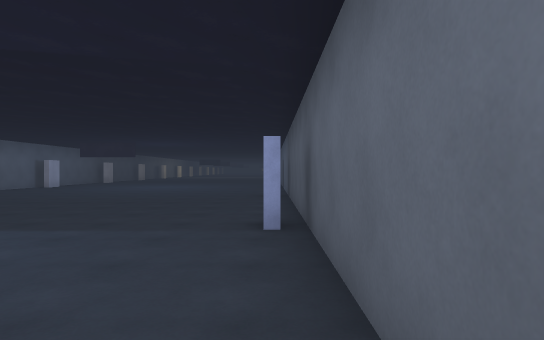
[1] (above)

16 first-person views from a walk through a scene from a Unity 3-D project. The camera is 1.4 m above the floor, looks level and sees 75° across. The floor is counted in squares, 2 m on a side. Each view is taken from the middle of a square. On the plan, view 1 faces up. The plan holds only what a view shows up to about 11 squares ahead; the rest is blank. The place goes on beyond the plan. The player character is not drawn. Some animated figures are not drawn.

[2]
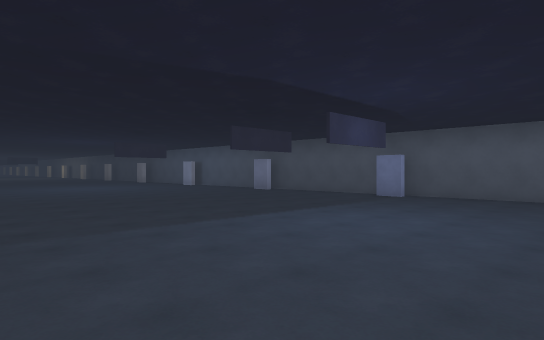

[3]
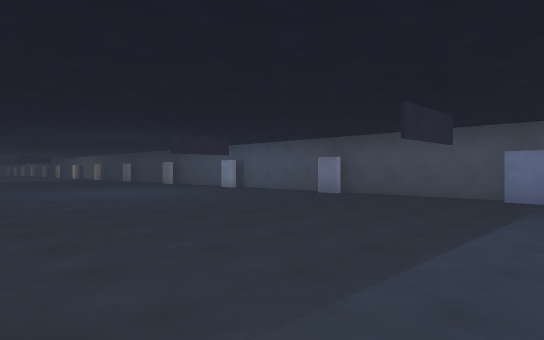

[4]
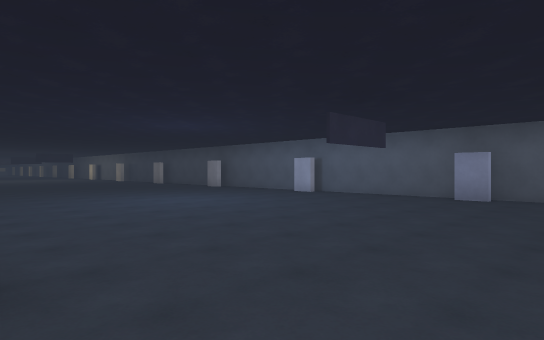

[5]
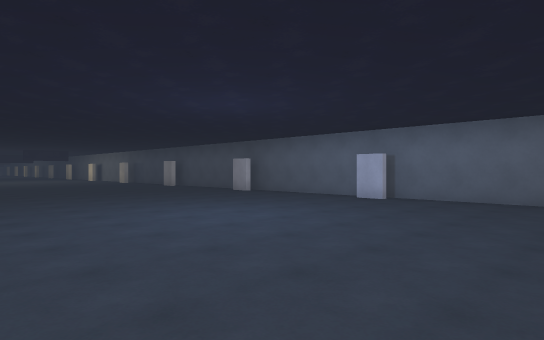

[6]
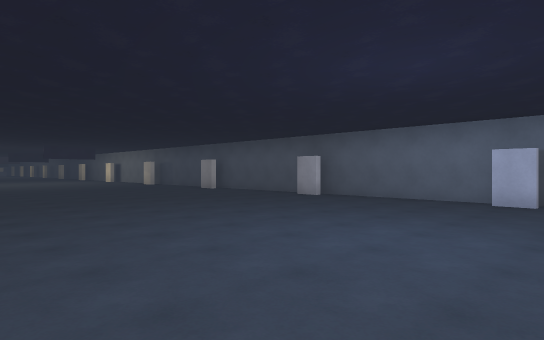

[7]
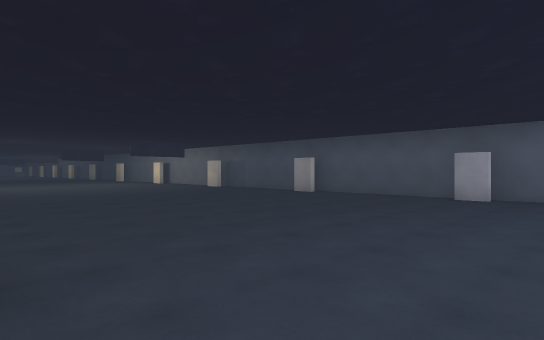

[8]
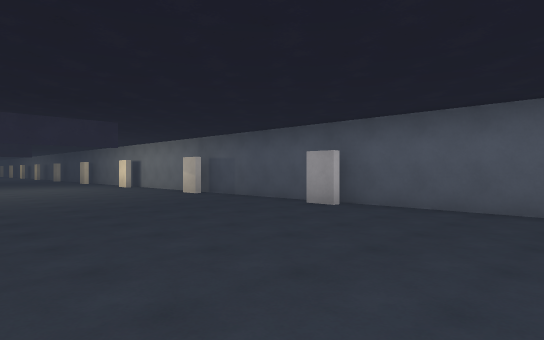

[9]
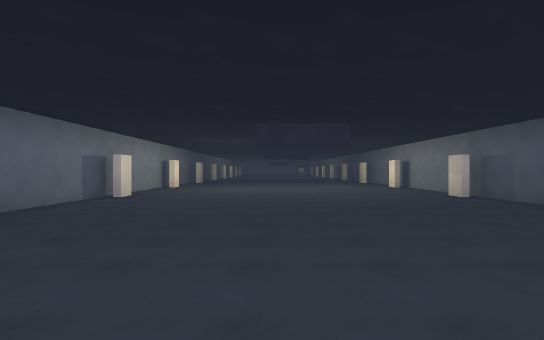

[10]
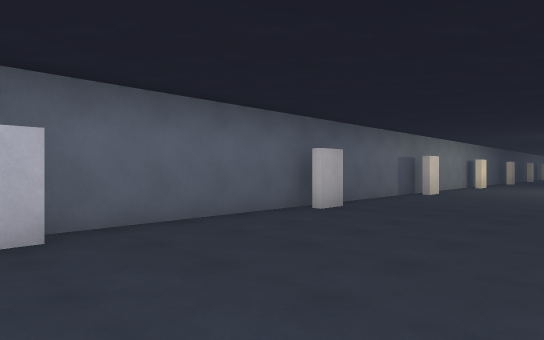

[11]
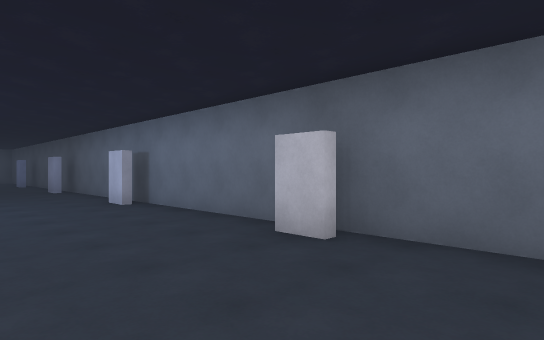

[12]
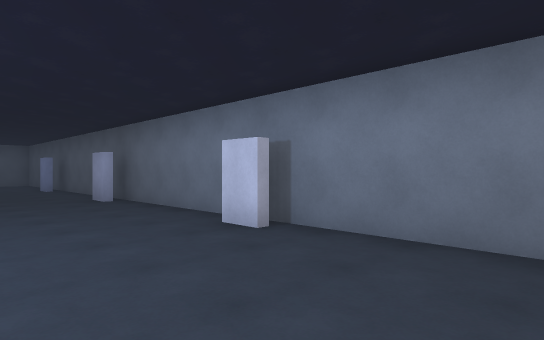

[13]
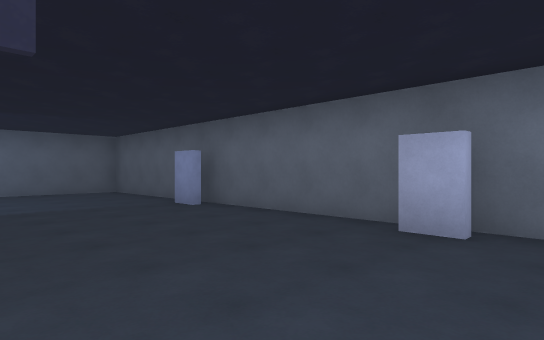

[14]
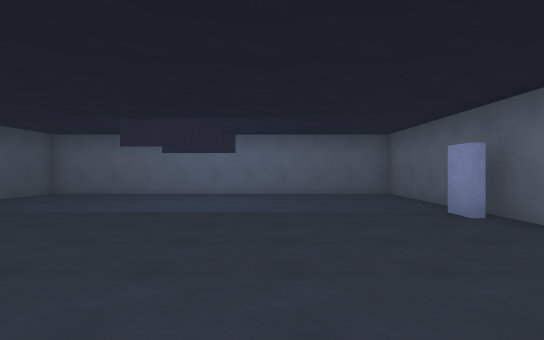

[15]
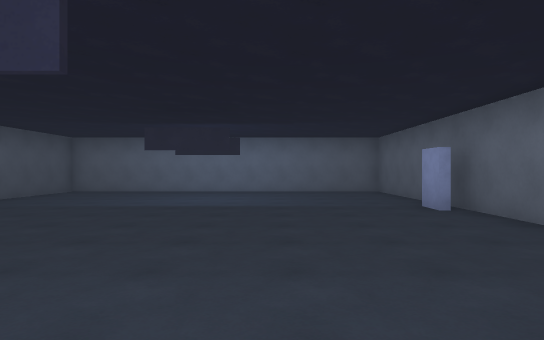

[16]
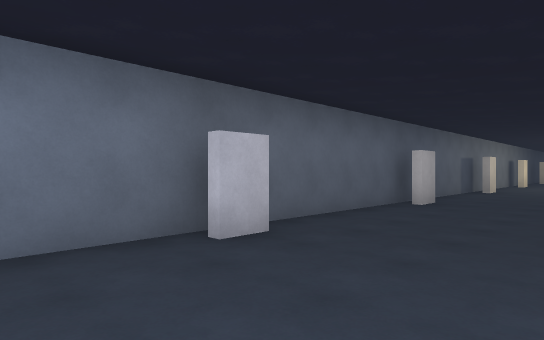

### Floor plan
Points are (right, up) in squares from view 1. A wall is a line through its corners. A room is listed if a view was taken in it or the views show most of it. See-through windows are left out.
Room 1 (views 1, 2, 3, 4, 5, 6, 7, 8, 9, 10, 11, 12, 13, 14, 15, 16)
walls: (-8.9, 14.9) (-8.9, 14.1); (-0.1, 14.1) (-0.1, 14.9); (-8.9, 19.9) (-8.9, 19.1); (-0.1, 19.1) (-0.1, 19.9); (-8.9, 9.9) (-8.9, 9.1); (-0.1, 9.1) (-0.1, 9.9); (-0.1, 24.1) (-0.1, 24.9); (-8.9, 24.9) (-8.9, 24.1); (-8.9, 4.9) (-8.9, 4.1); (-0.1, 4.1) (-0.1, 4.9); (-0.1, 29.1) (-0.1, 29.9); (-8.9, 29.9) (-8.9, 29.1); (-9.5, 30) (-9.5, -0.4) (0.5, -0.4) (0.5, 31)

Where each view was taken, in squares from view 1:
view 1: 0 up, 0 right, facing up
view 2: 0 up, 9 left, facing up-right
view 3: 3 up, 9 left, facing up-right
view 4: 7 up, 9 left, facing up-right
view 5: 10 up, 8 left, facing up-right
view 6: 13 up, 8 left, facing up-right
view 7: 17 up, 9 left, facing up-right
view 8: 20 up, 6 left, facing up-right
view 9: 20 up, 5 left, facing up
view 10: 19 up, 5 left, facing up-left
view 11: 22 up, 6 left, facing down-left
view 12: 18 up, 6 left, facing down-left
view 13: 11 up, 5 left, facing down-left
view 14: 10 up, 6 left, facing down
view 15: 11 up, 6 left, facing down
view 16: 17 up, 6 left, facing up-left
